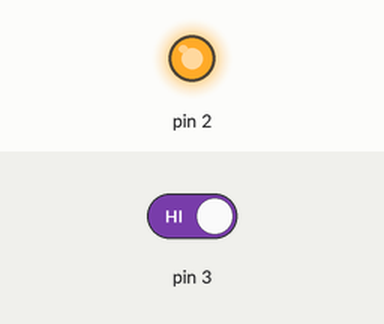
The sketch below on a simulated Arduino Uno, built with avr-gcc and run on an emulated ATmega328P. On the bench: output pins drawn as LEDs (lit = HIGH). The test bench sets the inputs (shaded band); at power-on: pin 3 HIGH.

Above: at 1.2 s.
1.3 s: pin 3 driven LOW
At 1.6 s:
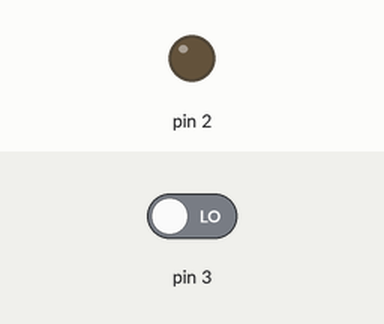
2.8 s: pin 3 driven HIGH
At 3.9 s:
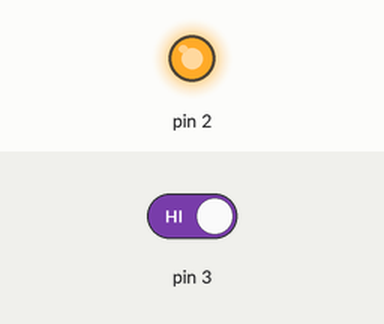
Timing chart, 0 to 5.8 s (numbered marks = the images above; inputs shaded):
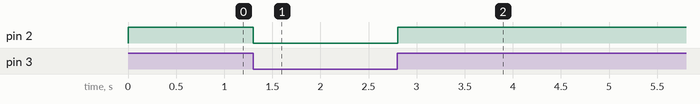

The sketch:

IR_Sensor_with_Relay_Board.ino
```cpp
void setup()
{
  pinMode(2,OUTPUT);
  pinMode(3,INPUT);
  Serial.begin(9600);
}
void loop()
{
  if (digitalRead(3)== LOW)
  {
    digitalWrite(2,LOW);

    delay(100);
  }
  else
  {

    digitalWrite(2,HIGH);
    delay(10);

  }

}
```

Measured:
- after the input at 1.3 s, pin 2: HIGH → LOW at once
- after the input at 2.8 s, pin 2: LOW → HIGH at once
